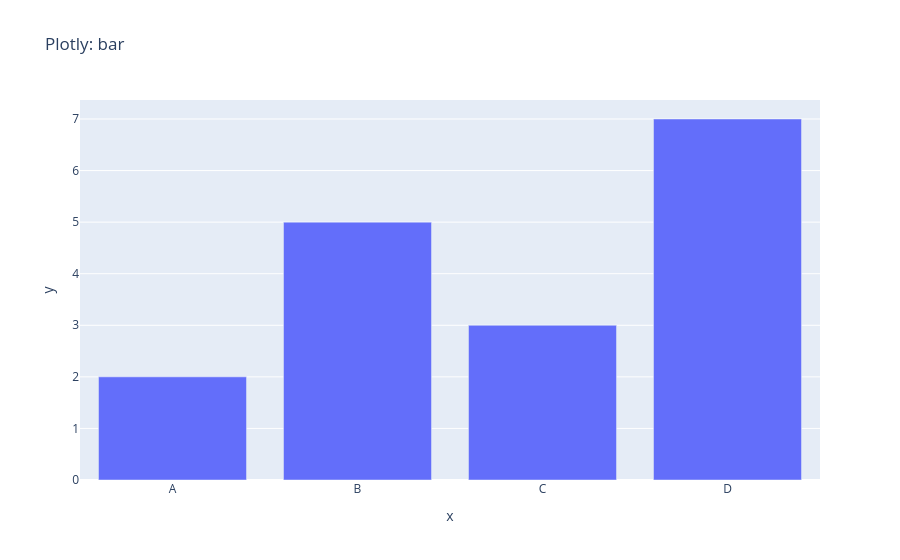

Notebook code for this chart:
### Markdown cell above
## 3 — Plotly bar chart

### Code cell
import plotly.express as px
px.bar(x=["A", "B", "C", "D"], y=[2, 5, 3, 7], title="Plotly: bar").show()

### Figure 1 — Plotly figure (JSON) as saved in the notebook; plotly's stock layout.template omitted (floating-point values rounded to 4 significant figures)
{"data": [{"alignmentgroup": "True", "hovertemplate": "x=%{x}<br>y=%{y}<extra></extra>", "legendgroup": "", "marker": {"color": "#636efa", "pattern": {"shape": ""}}, "name": "", "offsetgroup": "", "orientation": "v", "showlegend": false, "textposition": "auto", "type": "bar", "x": ["A", "B", "C", "D"], "xaxis": "x", "y": [2, 5, 3, 7], "yaxis": "y"}], "layout": {"barmode": "relative", "legend": {"tracegroupgap": 0}, "title": {"text": "Plotly: bar"}, "xaxis": {"anchor": "y", "domain": [0.0, 1.0], "title": {"text": "x"}}, "yaxis": {"anchor": "x", "domain": [0.0, 1.0], "title": {"text": "y"}}}}
